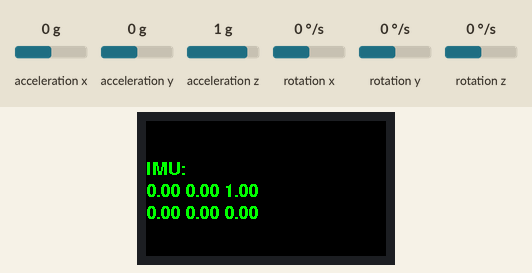
Bench run of a program on a simulated ESP32. Parts: 240×135 colour display. The inputs (shaded band) are chosen by the test bench; at power-on: acceleration x 0 g, acceleration y 0 g, acceleration z 1 g, rotation x 0 °/s, rotation y 0 °/s, rotation z 0 °/s. What the program prints to the serial monitor is not drawn.

Above: at 1.3 s.
1.4 s: acceleration x set to -1.4 g
At 2.6 s:
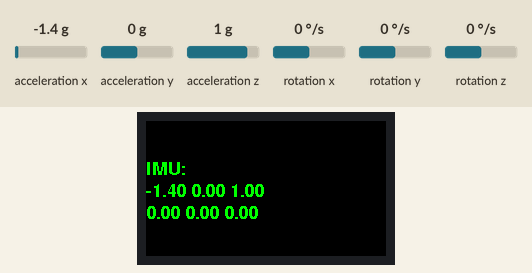
2.9 s: acceleration y set to -1.4 g
At 3.9 s:
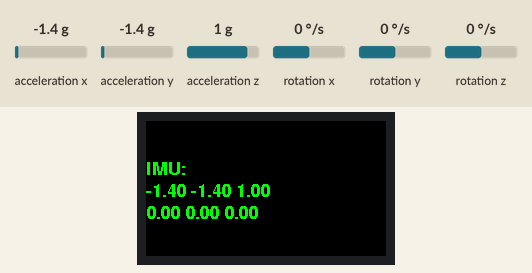
4.4 s: acceleration z set to -1.4 g
At 5.0 s:
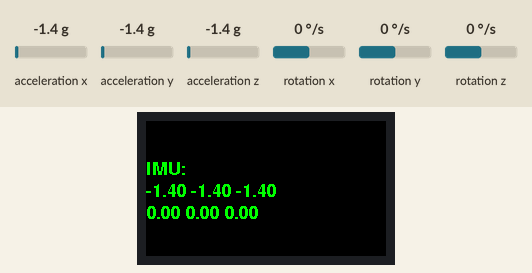
7.4 s: rotation x set to -192 °/s
At 8.1 s:
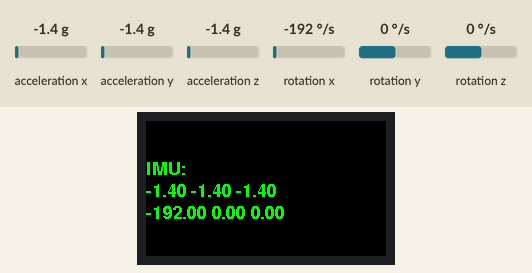
8.9 s: rotation y set to -192 °/s
At 9.4 s:
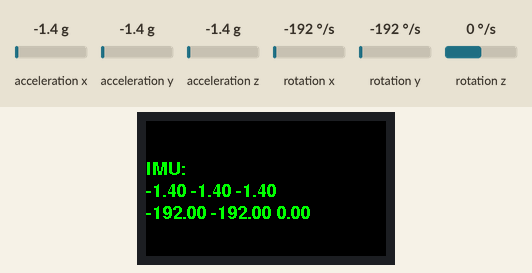
11.9 s: rotation y set to 0 °/s
At 12.2 s:
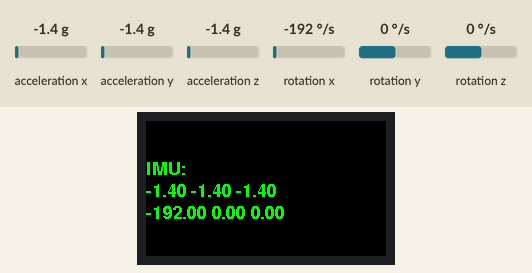
Timing chart, 0 to 14.4 s (numbered marks = the images above; inputs shaded):
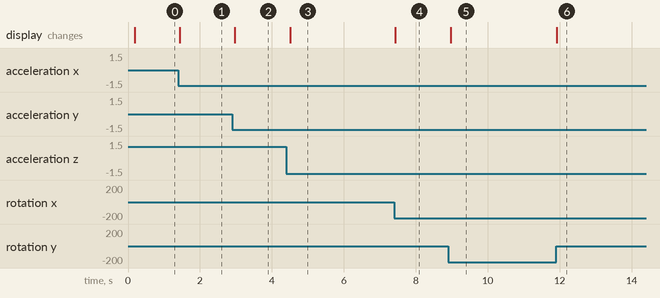

The program:

main.cpp
```cpp
/**
 * @file imu.ino
 * @author SeanKwok (shaoxiang@m5stack.com)
 * @brief M5StickCPlus2 get IMU data
 * @version 0.1
 * @date 2023-12-19
 *
 *
 * @Hardwares: M5StickCPlus2
 * @Platform Version: Arduino M5Stack Board Manager v2.0.9
 * @Dependent Library:
 * M5GFX: https://github.com/m5stack/M5GFX
 * M5Unified: https://github.com/m5stack/M5Unified
 * M5StickCPlus2: https://github.com/m5stack/M5StickCPlus2
 */

#include <M5StickCPlus2.h>

void setup() {
    auto cfg = M5.config();
    StickCP2.begin(cfg);
    StickCP2.Display.setRotation(1);
    StickCP2.Display.setTextColor(GREEN);
    StickCP2.Display.setTextDatum(middle_center);
    StickCP2.Display.setFont(&fonts::FreeSansBold9pt7b);
    StickCP2.Display.setTextSize(1);
}

void loop(void) {
    auto imu_update = StickCP2.Imu.update();
    if (imu_update) {
        StickCP2.Display.setCursor(0, 40);
        StickCP2.Display.clear();  // Delay 100ms 延迟100ms

        auto data = StickCP2.Imu.getImuData();

        // The data obtained by getImuData can be used as follows.
        // data.accel.x;      // accel x-axis value.
        // data.accel.y;      // accel y-axis value.
        // data.accel.z;      // accel z-axis value.
        // data.accel.value;  // accel 3values array [0]=x / [1]=y / [2]=z.

        // data.gyro.x;      // gyro x-axis value.
        // data.gyro.y;      // gyro y-axis value.
        // data.gyro.z;      // gyro z-axis value.
        // data.gyro.value;  // gyro 3values array [0]=x / [1]=y / [2]=z.

        // data.value;  // all sensor 9values array [0~2]=accel / [3~5]=gyro /
        //              // [6~8]=mag

        Serial.printf("ax:%f  ay:%f  az:%f\r\n", data.accel.x, data.accel.y,
                      data.accel.z);
        Serial.printf("gx:%f  gy:%f  gz:%f\r\n", data.gyro.x, data.gyro.y,
                      data.gyro.z);

        StickCP2.Display.printf("IMU:\r\n");
        StickCP2.Display.printf("%0.2f %0.2f %0.2f\r\n", data.accel.x,
                                data.accel.y, data.accel.z);
        StickCP2.Display.printf("%0.2f %0.2f %0.2f\r\n", data.gyro.x,
                                data.gyro.y, data.gyro.z);
    }
    delay(100);
}
```

Measured:
- after the input at 1.4 s, the display: changes at once (image 1)
- after the input at 2.9 s, the display: changes after 0.07 s (image 2)
- after the input at 4.4 s, the display: changes after 0.10 s (image 3)
- after the input at 7.4 s, the display: changes at once (image 4)
- after the input at 8.9 s, the display: changes after 0.07 s (image 5)
- after the input at 11.9 s, the display: changes at once (image 6)
